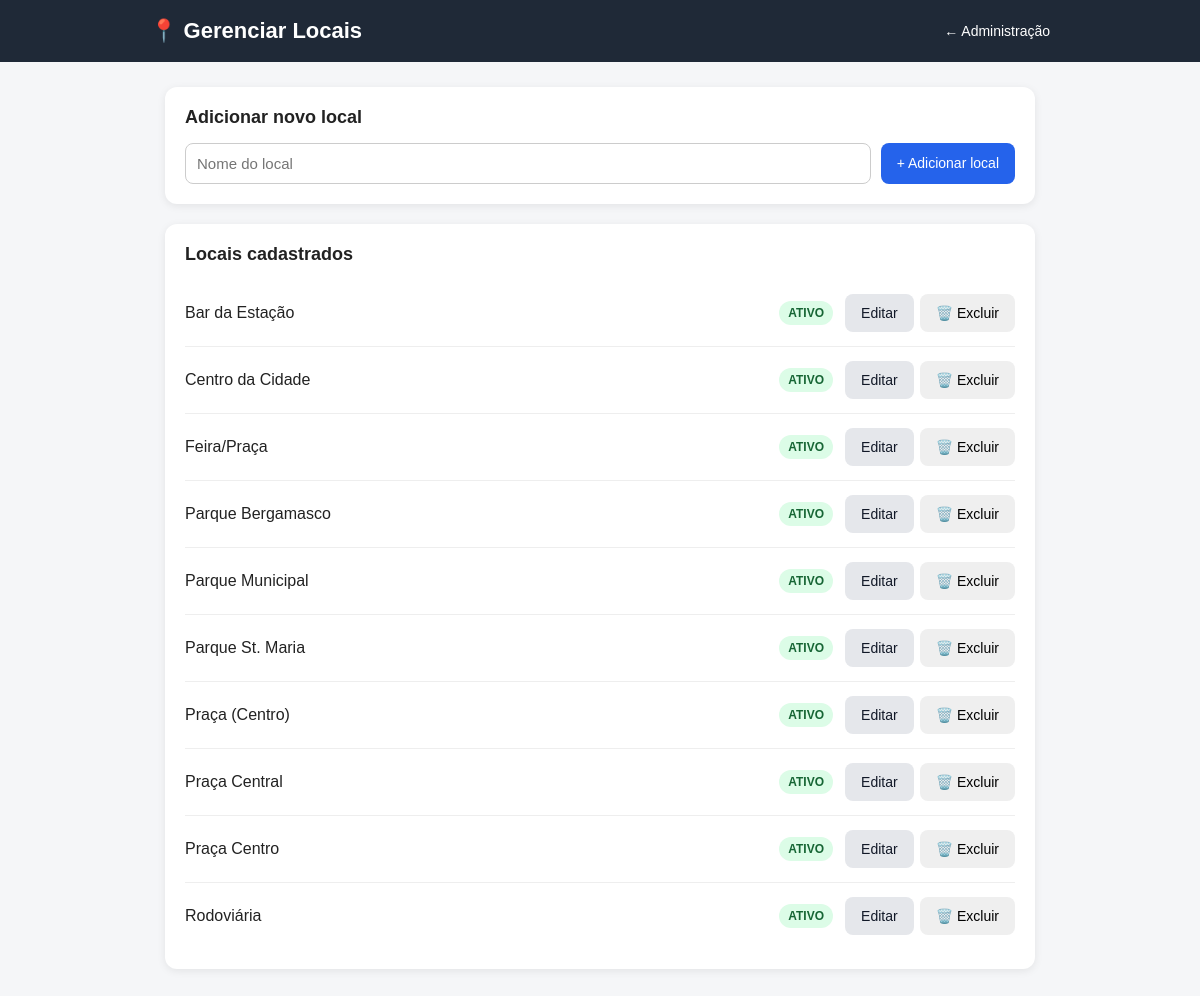
/admin/locais (signed in), run on an earlier commit of the app's database.
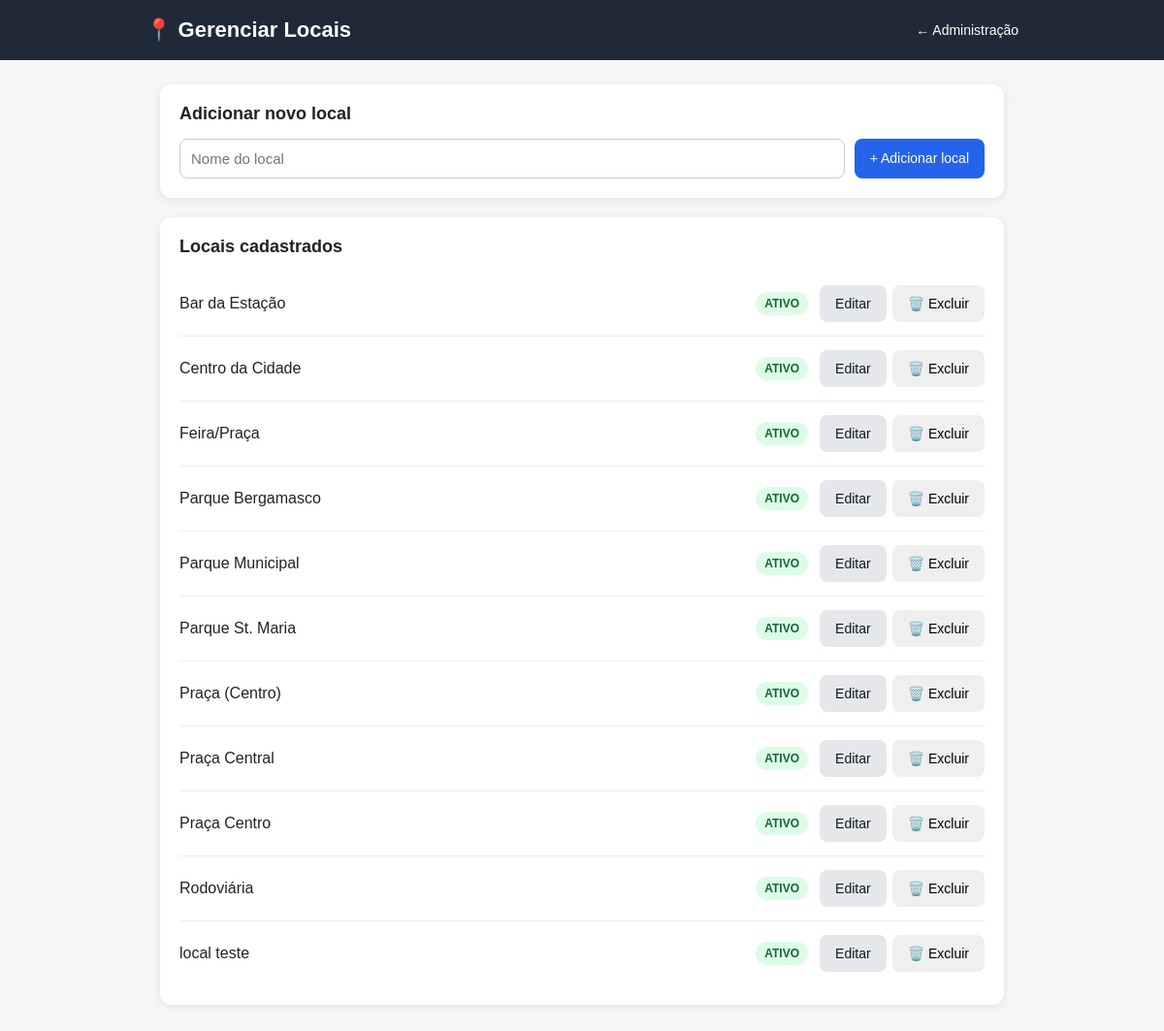
And on a later commit of the database.
### app/models.py (models this page shows)
class Local(db.Model):
    id = db.Column(
        db.Integer,
        primary_key=True
    )
    nome = db.Column(
        db.String(100),
        nullable=False
    )
    ativo = db.Column(
        db.Boolean,
        default=True
    )

### app/routes.py (the view)
@routes.route("/admin/locais")
@admin_required
def admin_locais():
    locais = (
        Local.query
        .order_by(Local.nome)
        .all()
    )
    return render_template(
        "admin_locais.html",
        locais=locais
    )

### app/models.py (called while the page is built)
    @property
    def is_authenticated(self):
        return True

### app/routes.py (called while the page is built)
@routes.after_request
def impedir_cache_da_agenda(response):
    if request.endpoint == "routes.agenda":
        response.headers["Cache-Control"] = "no-store, no-cache, must-revalidate, max-age=0"
        response.headers["Pragma"] = "no-cache"
        response.headers["Expires"] = "0"
    return response

def admin_required(view):
    @wraps(view)
    @login_required
    def wrapper(*args, **kwargs):
        if current_user.tipo != "ADMIN":
            flash("Esta área é exclusiva para administradores.", "danger")
            return redirect(url_for("routes.agenda"))
        return view(*args, **kwargs)
    return wrapper

### app/templates/admin_locais.html (shortened to what this page needs)
<!DOCTYPE html>
<html lang="pt-BR">
<head>
</head>
<body>
    <header class="topo">
        <div class="topo-conteudo">
            <h1>📍 Gerenciar Locais</h1>
            <a
                href="{{ url_for('routes.admin') }}"
                class="voltar"
            >
                ← Administração
            </a>
        </div>
    </header>
    <main class="container">
        <section class="card">
            <h2>Adicionar novo local</h2>
            <form
                action="{{ url_for('routes.adicionar_local') }}"
                method="POST"
                class="form-adicionar"
            >
                <input
                    type="text"
                    name="nome"
                    placeholder="Nome do local"
                    required
                >
                <button
                    type="submit"
                    class="btn-adicionar"
                >
                    + Adicionar local
                </button>
            </form>
        </section>
        <section class="card">
            <h2>Locais cadastrados</h2>
            {% if locais %}
                {% for local in locais %}
                <div class="local">
                    <div
                        class="nome-local"
                        id="nome-{{ local.id }}"
                    >
                        {{ local.nome }}
                    </div>
                    <span
                        class="status {% if local.ativo %}ativo{% else %}inativo{% endif %}"
                        id="status-{{ local.id }}"
                    >
                        {% if local.ativo %}
                            ATIVO
                        {% else %}
                            INATIVO
                        {% endif %}
                    </span>
                    <div
                        class="acoes"
                        id="acoes-{{ local.id }}"
                    >
                        <button
                            type="button"
                            class="btn-editar"
                            onclick="editarLocal({{ local.id }})"
                        >
                            Editar
                        </button>
                        <form
                            action="{{ url_for('routes.excluir_local', local_id=local.id) }}"
                            method="POST"
                            onsubmit="return confirmarExclusao('{{ local.nome }}')"
                        >
                            <button
                                type="submit"
                                class="btn-excluir"
                            >
                                🗑️ Excluir
                            </button>
                        </form>
                    </div>
                </div>
                {% endfor %}
            {% else %}
                <div class="sem-locais">
                    Nenhum local cadastrado.
                </div>
            {% endif %}
        </section>
    </main>
</body>
</html>

### app/templates/admin_locais.html (style rules this page uses)
* { box-sizing: border-box; }
body { margin: 0; font-family: Arial, sans-serif; background: #f5f6f8; color: #222; }
.topo { background: #1f2937; color: white; padding: 18px; }
.topo-conteudo { max-width: 900px; margin: auto; display: flex; align-items: center; justify-content: space-between; gap: 10px; }
.topo h1 { margin: 0; font-size: 22px; }
.voltar { color: white; text-decoration: none; font-size: 14px; }
.container { max-width: 900px; margin: 25px auto; padding: 0 15px 40px; }
.card { background: white; border-radius: 12px; padding: 20px; margin-bottom: 20px; box-shadow: 0 2px 8px rgba(0,0,0,0.08); }
.card h2 { margin-top: 0; font-size: 18px; }
.form-adicionar { display: flex; gap: 10px; }
.form-adicionar input { flex: 1; min-width: 0; }
input { width: 100%; padding: 11px; border: 1px solid #ccc; border-radius: 8px; font-size: 15px; }
button { border: none; border-radius: 8px; padding: 11px 16px; font-size: 14px; cursor: pointer; }
.btn-adicionar { background: #2563eb; color: white; white-space: nowrap; }
.local { display: flex; align-items: center; gap: 12px; padding: 14px 0; border-bottom: 1px solid #eee; }
.local:last-child { border-bottom: none; }
.nome-local { flex: 1; font-size: 16px; }
.status { font-size: 12px; font-weight: bold; padding: 5px 9px; border-radius: 20px; }
.ativo { background: #dcfce7; color: #166534; }
.acoes { display: flex; gap: 6px; }
.btn-editar { background: #e5e7eb; color: #111827; }

What changed in the data, as far as the page shows it:
added Local: nome "local teste", ativo "ATIVO"
